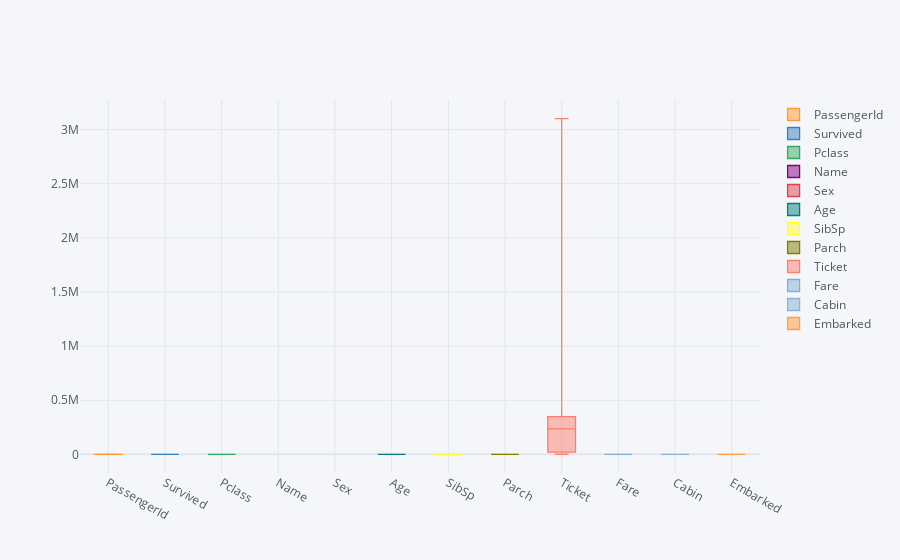

This figure's notebook cell:
### Code cell
df.iplot(kind='box')

### Figure 1 — Plotly figure (JSON) as saved in the notebook; plotly's stock layout.template omitted (floating-point values rounded to 4 significant figures; data arrays with more than 128 entries replaced by an {"elided": "..."} marker saying what was removed)
{"data": [{"boxpoints": false, "line": {"width": 1.3}, "marker": {"color": "rgba(255, 153, 51, 1.0)"}, "name": "PassengerId", "orientation": "v", "type": "box", "y": {"elided": "891 int values"}}, {"boxpoints": false, "line": {"width": 1.3}, "marker": {"color": "rgba(55, 128, 191, 1.0)"}, "name": "Survived", "orientation": "v", "type": "box", "y": {"elided": "891 int values"}}, {"boxpoints": false, "line": {"width": 1.3}, "marker": {"color": "rgba(50, 171, 96, 1.0)"}, "name": "Pclass", "orientation": "v", "type": "box", "y": {"elided": "891 int values"}}, {"boxpoints": false, "line": {"width": 1.3}, "marker": {"color": "rgba(128, 0, 128, 1.0)"}, "name": "Name", "orientation": "v", "type": "box", "y": {"elided": "891 str values"}}, {"boxpoints": false, "line": {"width": 1.3}, "marker": {"color": "rgba(219, 64, 82, 1.0)"}, "name": "Sex", "orientation": "v", "type": "box", "y": {"elided": "891 str values"}}, {"boxpoints": false, "line": {"width": 1.3}, "marker": {"color": "rgba(0, 128, 128, 1.0)"}, "name": "Age", "orientation": "v", "type": "box", "y": {"elided": "891 float values"}}, {"boxpoints": false, "line": {"width": 1.3}, "marker": {"color": "rgba(255, 255, 51, 1.0)"}, "name": "SibSp", "orientation": "v", "type": "box", "y": {"elided": "891 int values"}}, {"boxpoints": false, "line": {"width": 1.3}, "marker": {"color": "rgba(128, 128, 0, 1.0)"}, "name": "Parch", "orientation": "v", "type": "box", "y": {"elided": "891 int values"}}, {"boxpoints": false, "line": {"width": 1.3}, "marker": {"color": "rgba(251, 128, 114, 1.0)"}, "name": "Ticket", "orientation": "v", "type": "box", "y": {"elided": "891 str values"}}, {"boxpoints": false, "line": {"width": 1.3}, "marker": {"color": "rgba(128, 177, 211, 1.0)"}, "name": "Fare", "orientation": "v", "type": "box", "y": {"elided": "891 float values"}}, {"boxpoints": false, "line": {"width": 1.3}, "marker": {"color": "rgba(128, 177, 211, 0.8999999999999999)"}, "name": "Cabin", "orientation": "v", "type": "box", "y": {"elided": "891 mixed values"}}, {"boxpoints": false, "line": {"width": 1.3}, "marker": {"color": "rgba(255, 153, 51, 0.8999999999999999)"}, "name": "Embarked", "orientation": "v", "type": "box", "y": {"elided": "891 mixed values"}}], "layout": {"legend": {"bgcolor": "#F5F6F9", "font": {"color": "#4D5663"}}, "paper_bgcolor": "#F5F6F9", "plot_bgcolor": "#F5F6F9", "title": {"font": {"color": "#4D5663"}}, "xaxis": {"gridcolor": "#E1E5ED", "showgrid": true, "tickfont": {"color": "#4D5663"}, "title": {"font": {"color": "#4D5663"}, "text": ""}, "zerolinecolor": "#E1E5ED"}, "yaxis": {"gridcolor": "#E1E5ED", "showgrid": true, "tickfont": {"color": "#4D5663"}, "title": {"font": {"color": "#4D5663"}, "text": ""}, "zerolinecolor": "#E1E5ED"}}}
